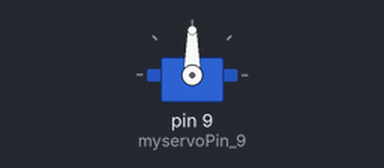
Simulated run of this sketch. Board: Arduino Uno, built with avr-gcc and run on an emulated ATmega328P. Shown: servo.

Above: at 0.05 s.
At 2.95 s:
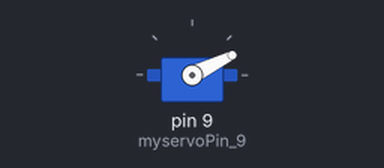
At 5.9 s:
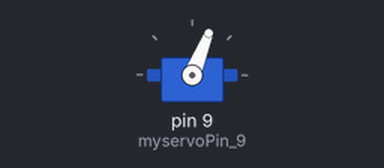
At 11.75 s:
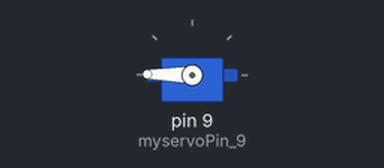
Timing chart, 0 to 15.3 s (numbered marks = the images above):
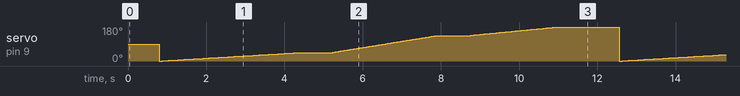

The sketch:

moverServo.ino
```cpp
/*
Archivo: moverServo.ino
  Muestra como opera un servomotor controlado por
  posición codificada en ancho de pulso.

  Genera la secuencia de rotación angular.
  0[°] < angulo < 180[°]
*/


#include <Servo.h>
        Servo myservoPin_9;
        int angle = 0;

void setup(){
            myservoPin_9.attach(9);
            }


void loop(){
          moverServo(0,0, 10);
          pausa(800);
          moverServo(0,45, 80);
          pausa(800);
          moverServo(45,135,30);
          pausa(800);
          moverServo(135, 180, 50);
          pausa(800);
          }


/*
    inicio: posición inicial del servo [°]
    final : posicion a la que se desea ir [°]
    tiempo1: tiempo en que se desrrolla el despalazamiento angular [ms]
*/

      void moverServo(int inicio, int final, int tiempo1){
             for(angle = inicio; angle < final ; angle++){
                myservoPin_9.write(angle);
                delay(tiempo1);
                }
             }

        void pausa(int time){
            delay(time);
          }
```
